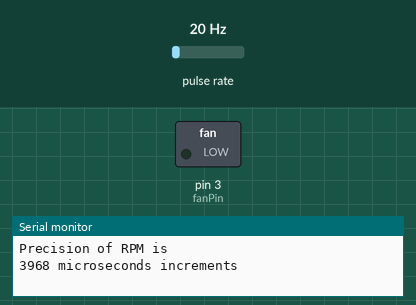
The sketch below on a simulated Arduino Uno, built with avr-gcc and run on an emulated ATmega328P. On the bench: switched loads named in the sketch (green lamp = pin HIGH), the last lines printed to the serial monitor. Wiring (inferred from the names in the program): pulse sensor: data pin 8. The inputs (shaded band) are chosen by the test bench; at power-on: pulse rate 20 Hz.

Above: at 0.1 s.
At 1.2 s:
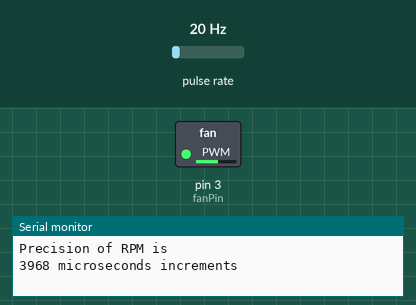
1.3 s: pulse rate (sensor on pin 8) set to 4 Hz
At 19.2 s:
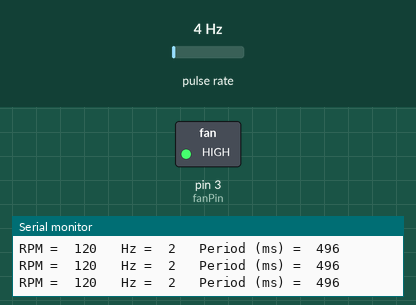
Timing chart, 0 to 41.6 s (numbered marks = the images above; inputs shaded):
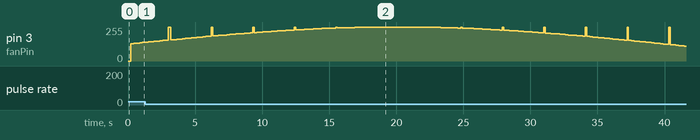

The sketch:

reading_rpm_fan.ino
```cpp
// read RPM
/* Using technic descrived in http://pcbheaven.com/circuitpages/PWM_3_Wires_Fan_Controller_with_RPM_feedback/  */
/* Alternative metoth of counting time - > http://www.avdweb.nl/arduino/hardware-interfacing/frequency-period-counter.html */

const int RPM_FAN_pin = 8; // input pin fixed to internal Timer (It will efectively change precission)
const int prescale = 64; // prescale factor (each tick 0.5 us @16MHz)
const byte prescaleBits = B011; // see Table 18-1 or data sheet
const int rpm_reading_time = 3000;  // Time between RPM readings (in ms)
// calculate time per counter tick in ns
const long precision = (1000000/(F_CPU/1000)) * prescale ;
volatile unsigned int rpmTiks; // note this is 16 bit value
volatile boolean read_rpm_enabled = false;
volatile boolean rpm_ready = false;


unsigned long lastmillisRPM = 0;
unsigned long lastmillisLedFade = 0;
int FAN_PulsesXRotation = 2;   // Number of pulses per rotation
int angleCount = 0;
int _lastPWM = 0;   // Record the last PWM value on the ventilater to apply after HALL snesor has been readed
const int fanPin = 3;  // Fan pin


void setup(){
  Serial.begin(9600);

  // Configure Timer1 for counting ticks on falling edge interruption at pin8
  TCCR1A = 0 ; // Normal counting mode
  TCCR1B = prescaleBits ; // set prescale bits
  TCCR1B |= _BV(ICES1); // enable input capture
  bitSet(TIMSK1,ICIE1); // enable input capture interrupt for timer 1

  pinMode(fanPin, OUTPUT);          // PWM pin for fan control
  pinMode(RPM_FAN_pin, INPUT);  // ICP pin (digital pin 8 on Arduino) as input
  TCCR2B = TCCR2B & B11111000 | B00000001;    // Convert PWM in pins 3 and 11 into high frequency To avoid noise (Timer 2)
  Serial.println("Precision of RPM is");
  Serial.print( precision); // report duration of each tick in microseconds
  Serial.println(" microseconds increments");
}

void loop(){
  FAN_speed_test ();
  if (!readRPM ()) Serial.println("Error reading RPM");
}

boolean readRPM () {
  if (millis() - lastmillisRPM >= rpm_reading_time){
    analogWrite(fanPin, 255);
    delay (100);    // To allow the power to stabilize, otherwise we get bad readings
    read_rpm_enabled = true;    // Enables counter
    while (!rpm_ready) {
        if (millis() - lastmillisRPM >= (rpm_reading_time + 200)){
          clear_values ();
          return false;
        }
    }   // Wait until we read our value
    analogWrite(fanPin, _lastPWM);                               // Return FAN to its original speed
    print_rpm ();
    clear_values ();
    return true;
  }
}

void clear_values () {
  rpmTiks = 0;    // reset value
  rpm_ready = false;
  lastmillisRPM = millis(); // Uptade lasmillis
}

/* ICR interrupt vector */
ISR(TIMER1_CAPT_vect)
{
  TCNT1 = 0; // reset the counter
  if (read_rpm_enabled && bitRead(TCCR1B ,ICES1) == true) {
    rpmTiks = ICR1; // save the input capture value
    rpm_ready = true;
    read_rpm_enabled = false;
    //TCCR1B ^= _BV(ICES1); // toggle bit to trigger on the other edge (It will count pulse amplitude if enabled, otherwise it counts period)
  }
}


void print_rpm () {
    //calculate rpm
    long duration = (rpmTiks * precision)/1000; // pulse duration in nanoseconds of the pulse period (not a real revolution)
    long period = (duration*FAN_PulsesXRotation)/1000;
    long frequency = 1000000/(duration*FAN_PulsesXRotation);
    long rpm = 60000000/(duration*FAN_PulsesXRotation);

    // Print
    Serial.print("RPM =\t"); //print the word "RPM" and tab.
    Serial.print(rpm); // print the rpm value.
    Serial.print("\t Hz =\t"); //print the word "RPM" and tab.
    Serial.print(frequency); // print the rpm value.
    Serial.print("\t Period (ms) =\t"); //print the word "Hz".
    Serial.println(period); //print revolutions per second or Hz. And print new line or enter.
}

void FAN_speed_test() {
  // Every 15ms do
  if (millis() - lastmillisLedFade >= 215){

    angleCount = angleCount == 360 ? 0 : angleCount+1;
    /*this part equals:
    if (angleCount == 360) {
      angleCount =0;
    }else{
      angleCount++;
    }*/

    //convert 0-360 angle to radian (needed for sin function)
    float rad = DEG_TO_RAD * angleCount;
    //calculate sin of angle as number between 0 and 255
    _lastPWM = constrain((sin(rad) * 128) + 128, 0, 255);
    analogWrite(fanPin, _lastPWM);
    lastmillisLedFade = millis(); // Uptade lasmillis
  }
}

/*

If you want more information about configuring timers and the different modes then check these tutorials out.
Ken Shirriff's secrets of Arduino PWMs: http://www.righto.com/2009/07/secrets-of-arduino-pwm.html
RobotFreaks's Arduino 101: Timers and interrupts: http://letsmakerobots.com/node/28278


Note: Divide the PWM frequency by 2 for an 8MHz clock, multiply by 1.25 for a 20MHz clock.

For Arduino Uno, Nano, Micro Magician, Mini Driver, Lilly Pad and any other board using ATmega 8, 168 or 328

//---------------------------------------------- Set PWM frequency for D5 & D6 -------------------------------

//TCCR0B = TCCR0B & B11111000 | B00000001;    // set timer 0 divisor to     1 for PWM frequency of 62500.00 Hz
//TCCR0B = TCCR0B & B11111000 | B00000010;    // set timer 0 divisor to     8 for PWM frequency of  7812.50 Hz
  TCCR0B = TCCR0B & B11111000 | B00000011;    // set timer 0 divisor to    64 for PWM frequency of   976.56 Hz
//TCCR0B = TCCR0B & B11111000 | B00000100;    // set timer 0 divisor to   256 for PWM frequency of   244.14 Hz
//TCCR0B = TCCR0B & B11111000 | B00000101;    // set timer 0 divisor to  1024 for PWM frequency of    61.04 Hz


//---------------------------------------------- Set PWM frequency for D9 & D10 ------------------------------

//TCCR1B = TCCR1B & B11111000 | B00000001;    // set timer 1 divisor to     1 for PWM frequency of 31372.55 Hz
//TCCR1B = TCCR1B & B11111000 | B00000010;    // set timer 1 divisor to     8 for PWM frequency of  3921.16 Hz
  TCCR1B = TCCR1B & B11111000 | B00000011;    // set timer 1 divisor to    64 for PWM frequency of   490.20 Hz
//TCCR1B = TCCR1B & B11111000 | B00000100;    // set timer 1 divisor to   256 for PWM frequency of   122.55 Hz
//TCCR1B = TCCR1B & B11111000 | B00000101;    // set timer 1 divisor to  1024 for PWM frequency of    30.64 Hz

//---------------------------------------------- Set PWM frequency for D3 & D11 ------------------------------

//TCCR2B = TCCR2B & B11111000 | B00000001;    // set timer 2 divisor to     1 for PWM frequency of 31372.55 Hz
//TCCR2B = TCCR2B & B11111000 | B00000010;    // set timer 2 divisor to     8 for PWM frequency of  3921.16 Hz
//TCCR2B = TCCR2B & B11111000 | B00000011;    // set timer 2 divisor to    32 for PWM frequency of   980.39 Hz
  TCCR2B = TCCR2B & B11111000 | B00000100;    // set timer 2 divisor to    64 for PWM frequency of   490.20 Hz
//TCCR2B = TCCR2B & B11111000 | B00000101;    // set timer 2 divisor to   128 for PWM frequency of   245.10 Hz
//TCCR2B = TCCR2B & B11111000 | B00000110;    // set timer 2 divisor to   256 for PWM frequency of   122.55 Hz
//TCCR2B = TCCR2B & B11111000 | B00000111;    // set timer 2 divisor to  1024 for PWM frequency of    30.64 Hz


For Arduino Mega1280, Mega2560, MegaADK, Spider or any other board using ATmega1280 or ATmega2560

//---------------------------------------------- Set PWM frequency for D4 & D13 ------------------------------

//TCCR0B = TCCR0B & B11111000 | B00000001;    // set timer 0 divisor to     1 for PWM frequency of 62500.00 Hz
//TCCR0B = TCCR0B & B11111000 | B00000010;    // set timer 0 divisor to     8 for PWM frequency of  7812.50 Hz
  TCCR0B = TCCR0B & B11111000 | B00000011;    // set timer 0 divisor to    64 for PWM frequency of   976.56 Hz
//TCCR0B = TCCR0B & B11111000 | B00000100;    // set timer 0 divisor to   256 for PWM frequency of   244.14 Hz
//TCCR0B = TCCR0B & B11111000 | B00000101;    // set timer 0 divisor to  1024 for PWM frequency of    61.04 Hz


//---------------------------------------------- Set PWM frequency for D11 & D12 -----------------------------

//TCCR1B = TCCR1B & B11111000 | B00000001;    // set timer 1 divisor to     1 for PWM frequency of 31372.55 Hz
//TCCR1B = TCCR1B & B11111000 | B00000010;    // set timer 1 divisor to     8 for PWM frequency of  3921.16 Hz
  TCCR1B = TCCR1B & B11111000 | B00000011;    // set timer 1 divisor to    64 for PWM frequency of   490.20 Hz
//TCCR1B = TCCR1B & B11111000 | B00000100;    // set timer 1 divisor to   256 for PWM frequency of   122.55 Hz
//TCCR1B = TCCR1B & B11111000 | B00000101;    // set timer 1 divisor to  1024 for PWM frequency of    30.64 Hz

//---------------------------------------------- Set PWM frequency for D9 & D10 ------------------------------

//TCCR2B = TCCR2B & B11111000 | B00000001;    // set timer 2 divisor to     1 for PWM frequency of 31372.55 Hz
//TCCR2B = TCCR2B & B11111000 | B00000010;    // set timer 2 divisor to     8 for PWM frequency of  3921.16 Hz
//TCCR2B = TCCR2B & B11111000 | B00000011;    // set timer 2 divisor to    32 for PWM frequency of   980.39 Hz
  TCCR2B = TCCR2B & B11111000 | B00000100;    // set timer 2 divisor to    64 for PWM frequency of   490.20 Hz
//TCCR2B = TCCR2B & B11111000 | B00000101;    // set timer 2 divisor to   128 for PWM frequency of   245.10 Hz
//TCCR2B = TCCR2B & B11111000 | B00000110;    // set timer 2 divisor to   256 for PWM frequency of   122.55 Hz
//TCCR2B = TCCR2B & B11111000 | B00000111;    // set timer 2 divisor to  1024 for PWM frequency of    30.64 Hz


//---------------------------------------------- Set PWM frequency for D2, D3 & D5 ---------------------------

//TCCR3B = TCCR3B & B11111000 | B00000001;    // set timer 3 divisor to     1 for PWM frequency of 31372.55 Hz
//TCCR3B = TCCR3B & B11111000 | B00000010;    // set timer 3 divisor to     8 for PWM frequency of  3921.16 Hz
  TCCR3B = TCCR3B & B11111000 | B00000011;    // set timer 3 divisor to    64 for PWM frequency of   490.20 Hz
//TCCR3B = TCCR3B & B11111000 | B00000100;    // set timer 3 divisor to   256 for PWM frequency of   122.55 Hz
//TCCR3B = TCCR3B & B11111000 | B00000101;    // set timer 3 divisor to  1024 for PWM frequency of    30.64 Hz


//---------------------------------------------- Set PWM frequency for D6, D7 & D8 ---------------------------

//TCCR4B = TCCR4B & B11111000 | B00000001;    // set timer 4 divisor to     1 for PWM frequency of 31372.55 Hz
//TCCR4B = TCCR4B & B11111000 | B00000010;    // set timer 4 divisor to     8 for PWM frequency of  3921.16 Hz
  TCCR4B = TCCR4B & B11111000 | B00000011;    // set timer 4 divisor to    64 for PWM frequency of   490.20 Hz
//TCCR4B = TCCR4B & B11111000 | B00000100;    // set timer 4 divisor to   256 for PWM frequency of   122.55 Hz
//TCCR4B = TCCR4B & B11111000 | B00000101;    // set timer 4 divisor to  1024 for PWM frequency of    30.64 Hz


//---------------------------------------------- Set PWM frequency for D44, D45 & D46 ------------------------

//TCCR5B = TCCR5B & B11111000 | B00000001;    // set timer 5 divisor to     1 for PWM frequency of 31372.55 Hz
//TCCR5B = TCCR5B & B11111000 | B00000010;    // set timer 5 divisor to     8 for PWM frequency of  3921.16 Hz
  TCCR5B = TCCR5B & B11111000 | B00000011;    // set timer 5 divisor to    64 for PWM frequency of   490.20 Hz
//TCCR5B = TCCR5B & B11111000 | B00000100;    // set timer 5 divisor to   256 for PWM frequency of   122.55 Hz
//TCCR5B = TCCR5B & B11111000 | B00000101;    // set timer 5 divisor to  1024 for PWM frequency of    30.64 Hz

*/
```
